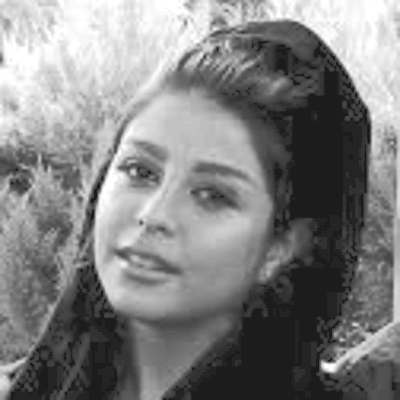
%> input picture Data/Images/Control_Cropped_Equalize/Control_Female (10).png, 400 x 400 px; its folder holds only this picture in this run
$ octave show_Luminance_Contrast.m   (GNU Octave 9; MATLAB toolbox functions it lacks are replaced by stand-ins)
%> lines starting %> are read from the running program, lines starting %| are printed output that depends on the picture
clear
close all
clc

folder_Name1 = 'Control_Cropped_Equalize';
folder_Name2 = 'Famous_Cropped_Equalize';
myimgDir(1).Dir = ['C:\Users\masoudg\Dropbox\MirroFaceProject\Images\' folder_Name1];
myimgDir(2).Dir = ['C:\Users\masoudg\Dropbox\MirroFaceProject\Images\' folder_Name2];

all_Images(1).Info = dir(myimgDir(1).Dir );
all_Images(2).Info = dir(myimgDir(2).Dir );

c = ['r' 'b'];
for iFolder = 1 : length(all_Images)

    img_dir = all_Images(iFolder).Info;
    img_dir = img_dir(3:end);
    stat = [];
    for iImage = 1 : length(img_dir)

        img = double(imread([myimgDir(iFolder).Dir  '\' img_dir(iImage).name]))./255;
%> img: size 400x400 double; min 0.11, max 1, mean 0.507

        lum = mean(img(:)) ;
%> lum = 0.507
        michelson_Cont = (max(img(:)) - min(img(:))) / (max(img(:)) + min(img(:)));
%> michelson_Cont = 0.802
        rms_Cont = std(img(:));
%> rms_Cont = 0.283

        stat(:, iImage) = [lum michelson_Cont rms_Cont];
    end

    subplot(1,2,1)
    scatter(stat(1,:), stat(2,:), c(iFolder), 'filled'), hold on
    ylabel('Michelson Contrast')
    xlabel('Luminance')
    subplot(1,2,2)
    scatter(stat(1,:), stat(3,:), c(iFolder), 'filled'), hold on
    ylabel('RMS Contrast')
    xlabel('Luminance')
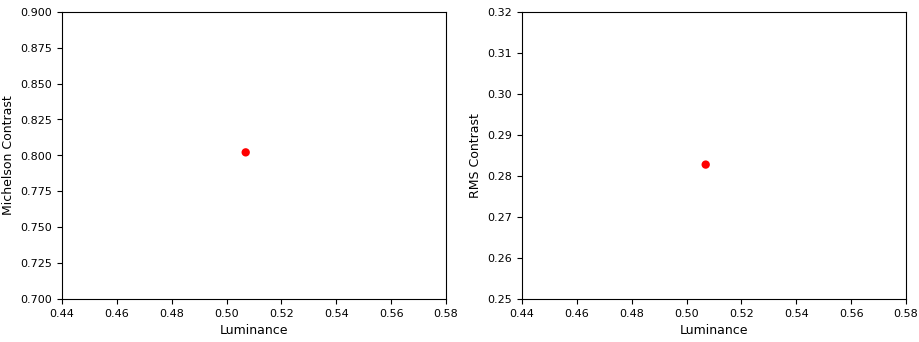
%> figure redrawn from the program's plot data, 2 panels
end
%> pass 2 of the loop `for iFolder = 1 : length(all_Images)`:
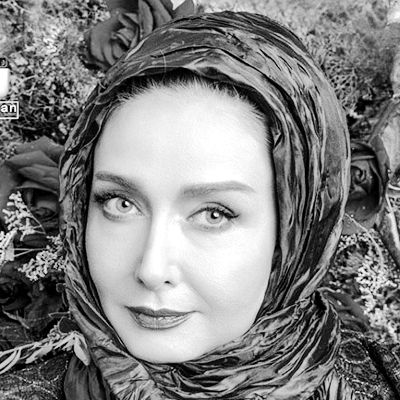
%> input picture Data/Images/Famous_Cropped_Equalize/Famous_Female (15).png, 400 x 400 px
%> lum = 0.5
%> michelson_Cont = 1
%> rms_Cont = 0.293
%> `xlabel('Luminance')`:
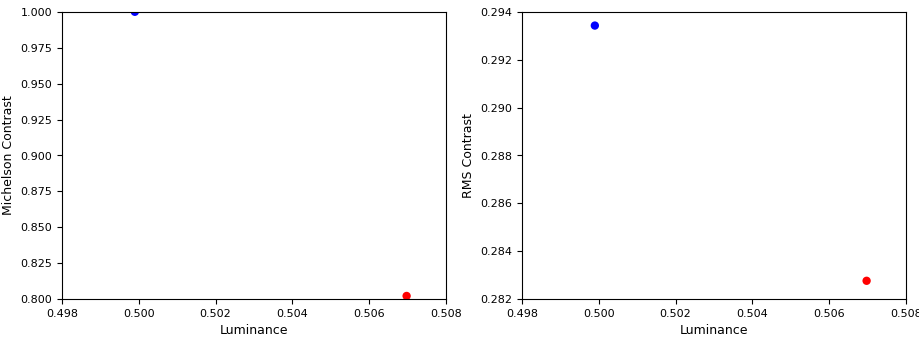
%> figure redrawn from the program's plot data, 2 panels

legend(folder_Name1, folder_Name2)
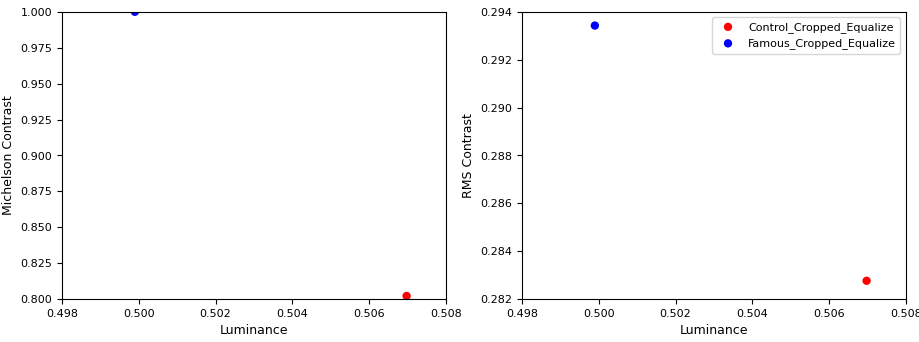
%> figure redrawn from the program's plot data, 2 panels
